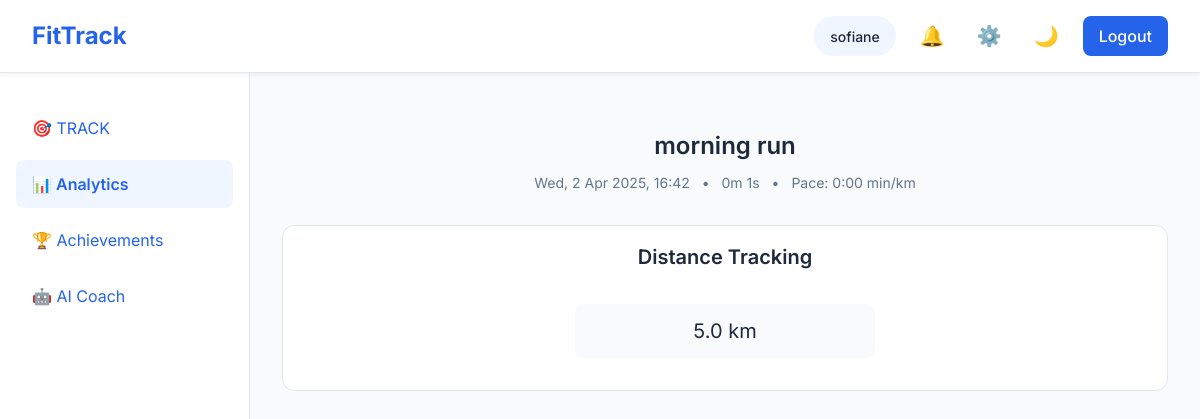
The app's page /home/session/134/ (signed in) with its own data.
### home/models.py (models this page shows, shortened)
class CustomUser(AbstractUser):
    birth_date = models.DateField(null=True, blank=True)
    GENDER_CHOICES = (
        ('M', 'Male'),
        ('F', 'Female'),
        ('O', 'Other'),
    )
    gender = models.CharField(max_length=1, choices=GENDER_CHOICES, blank=True)
    weight = models.FloatField(null=True, blank=True, help_text="Weight in kilograms")
    height = models.FloatField(null=True, blank=True, help_text="Height in centimeters")
    xp = models.IntegerField(default=0)  # Total XP earned
    level = models.IntegerField(default=1)  # Current level
    FITNESS_LEVEL_CHOICES = (
        ('B', 'Beginner'),
        ('I', 'Intermediate'),
        ('A', 'Advanced'),
    )
    fitness_level = models.CharField(
        max_length=1,
        choices=FITNESS_LEVEL_CHOICES,
        default='B',
        blank=True,
    )

class WorkoutSession(models.Model):
    user = models.ForeignKey(CustomUser, on_delete=models.CASCADE, related_name='sessions')
    template = models.ForeignKey(WorkoutTemplate, on_delete=models.CASCADE, related_name='sessions')
    activity_type = models.CharField(max_length=1, choices=WorkoutTemplate.ACTIVITY_TYPES)
    distance = models.FloatField(null=True, blank=True, help_text="Distance in kilometers")  # For running
    duration_seconds = models.IntegerField(null=True, blank=True, help_text="Duration in seconds")  # For both running and gym
    completed_at = models.DateTimeField(default=timezone.now)
    def get_duration_display(self):
        if self.duration_seconds is None:
            return "N/A"
        minutes = self.duration_seconds // 60
        seconds = self.duration_seconds % 60
        hours = int(minutes // 60)
        remaining_minutes = int(minutes % 60)
        if hours > 0:
            return f"{hours}h {remaining_minutes}m {seconds}s"
        return f"{remaining_minutes}m {seconds}s"
    def get_pace(self):
        if self.activity_type != 'R' or not self.distance or not self.duration_seconds or self.distance == 0:
            return None
        pace_minutes = (self.duration_seconds / 60) / self.distance  # min/km
        minutes = int(pace_minutes)
        seconds = int((pace_minutes - minutes) * 60)
        return f"{minutes}:{seconds:02d}"

class WorkoutTemplate(models.Model):
    user = models.ForeignKey(CustomUser, on_delete=models.CASCADE, related_name='templates')
    name = models.CharField(max_length=100)  # e.g., "Morning run"
    ACTIVITY_TYPES = (
        ('R', 'Running'),
        ('G', 'Gym Session'),
    )
    activity_type = models.CharField(max_length=1, choices=ACTIVITY_TYPES)
    created_at = models.DateTimeField(auto_now_add=True)
    distance = models.FloatField(null=True, blank=True, help_text="Distance in kilometers")
    pace = models.CharField(max_length=5, null=True, blank=True, help_text="Pace in min/km, e.g., 5:30")

### home/views.py (the view)
# urls.py: path('session/<int:session_id>/', views.session_detail, name='session_detail'),
@login_required
def session_detail(request, session_id):
    session = get_object_or_404(WorkoutSession, id=session_id, user=request.user)
    context = {
        'session': session,
        'active_page': 'analytics',  # sidebar highlighting
    }
    return render(request, 'home/session_detail.html', context)

### home/templates/home/session_detail.html (shortened to what this page needs)
{% extends "home/layout.html" %}
{% load static %}
{% block content %}
<main class="main-content workout-session">
  <div class="workout-session-header">
    <h1>{{ session.template.name }}</h1>
    <div class="workout-meta">
      <span>{{ session.completed_at|date:"D, j M Y, H:i" }}</span>
      <span class="separator">•</span>
      <span>{{ session.get_duration_display }}</span>
      {% if session.activity_type == 'R' and session.get_pace %}
      <span class="separator">•</span>
      <span>Pace: {{ session.get_pace }} min/km</span>
      {% endif %}
    </div>
  </div>
  <div class="exercise-list" id="sessionExercises">
    {% if session.activity_type == 'R' %}
    <div class="exercise-card">
      <h2>Distance Tracking</h2>
      <div class="run-tracking">
        <div class="distance-display">{{ session.distance|default:"0" }} km</div>
      </div>
    </div>
    {% endif %}
  </div>
</main>
{% endblock %}

### home/templates/home/layout.html (shortened to what this page needs)
{% load static %}
<!DOCTYPE html>
<html lang="en">
<head>
  <link rel="stylesheet" href="{% static 'home/style.css' %}">
</head>
<body>
<div class="app-container">
  <header>
    <div class="logo">FitTrack</div>
    <div class="header-actions">
      <div class="user-profile">
        <span class="user-greeting">{{ request.user.username }}</span>
      </div>
      <button class="icon-button">🔔</button>
      <button class="icon-button">⚙️</button>
      <button class="theme-toggle-btn" aria-label="Toggle dark mode">🌙</button>
      <a href="{% url 'logout' %}" class="login-button-header">Logout</a>
    </div>
  </header>
  <div class="content">
    <nav class="sidebar">
      <ul>
        <a href="{% url 'track' %}"><li {% if active_page == 'track' %}class="active"{% endif %}><span>🎯 TRACK</span></li></a>
        <a href="{% url 'analytics' %}"><li {% if active_page == 'analytics' %}class="active"{% endif %}><span>📊 Analytics</span></li></a>
        <a href="{% url 'achievements' %}"><li {% if active_page == 'achievements' %}class="active"{% endif %}><span>🏆 Achievements</span></li></a>
        <a href="{%url 'aicoach' %}"><li {% if active_page == 'aicoach' %}class="active"{% endif %}><span>🤖 AI Coach</span></li></a>
      </ul>
    </nav>
    {% block content %}
    {% endblock %}
  </div>
</div>
</body>
</html>

### home/static/home/style.css (style rules this page uses)
:root { --primary-color: #2563eb; --background-color: #f8fafc; --sidebar-color: #ffffff; --text-primary: #1e293b; --text-secondary: #64748b; --border-color: #e2e8f0; --hover-color: #eff6ff; }
a { color: var(--primary-color); text-decoration: none; }
* { margin: 0; padding: 0; box-sizing: border-box; }
body { font-family: 'Inter', sans-serif; background-color: var(--background-color); color: var(--text-primary); line-height: 1.5; }
.app-container { min-height: 100vh; display: flex; flex-direction: column; }
header { background-color: var(--sidebar-color); padding: 1rem 2rem; display: flex; justify-content: space-between; align-items: center; border-bottom: 1px solid var(--border-color); position: fixed; top: 0; left: 0; right: 0; z-index: 100; box-shadow: 0 2px 4px rgba(0, 0, 0, 0.05); }
.logo { font-size: 1.5rem; font-weight: 700; color: var(--primary-color); }
.header-actions { display: flex; gap: 1rem; }
.user-profile { display: flex; align-items: center; padding: 0.25rem; padding-left: 1rem; border-radius: 2rem; background-color: var(--hover-color); }
.user-greeting { color: var(--text-primary); font-weight: 500; padding-right: 0.75rem; font-size: 0.875rem; }
.icon-button { background: none; border: none; font-size: 1.25rem; cursor: pointer; padding: 0.5rem; border-radius: 50%; transition: background-color 0.2s; }
.login-button-header { background-color: var(--primary-color); color: white; padding: 0.5rem 1rem; border-radius: 0.5rem; font-weight: 500; text-decoration: none; transition: transform 0.2s; }
.content { display: flex; margin-top: 72px; flex: 1; }
.sidebar { width: 250px; position: fixed; top: 72px; bottom: 0; background-color: var(--sidebar-color); padding: 2rem 1rem; border-right: 1px solid var(--border-color); overflow-y: auto; }
.sidebar ul { list-style: none; }
.sidebar li { padding: 0.75rem 1rem; margin-bottom: 0.5rem; border-radius: 0.5rem; cursor: pointer; transition: background-color 0.2s; }
.sidebar li.active { background-color: var(--hover-color); color: var(--primary-color); font-weight: 600; }
.main-content { margin-left: 250px; flex: 1; padding: 2rem; }
.workout-session-header { text-align: center; margin-bottom: 2rem; }
.workout-session-header h1 { font-size: 1.5rem; font-weight: 600; color: var(--text-primary); margin-bottom: 0.5rem; }
.workout-meta { color: var(--text-secondary); font-size: 0.875rem; }
.workout-meta .separator { margin: 0 0.5rem; }
.exercise-card { background: var(--sidebar-color); border-radius: 0.75rem; border: 1px solid var(--border-color); margin-bottom: 1.5rem; padding: 1rem; }
.exercise-card h2 { font-size: 1.25rem; font-weight: 600; color: var(--text-primary); margin-bottom: 1rem; text-align: center; }
.run-tracking { padding: 1rem; text-align: center; }
.distance-display { padding: 0.75rem; font-size: 1.25rem; color: var(--text-primary); background: var(--background-color); border-radius: 0.5rem; width: 100%; max-width: 300px; margin: 0 auto; text-align: center; }
* { transition: background-color 0.3s ease, color 0.3s ease, border-color 0.3s ease; }
.theme-toggle-btn { background: none; border: none; font-size: 1.25rem; cursor: pointer; padding: 0.5rem; border-radius: 50%; color: var(--text-primary); transition: background-color 0.2s, transform 0.2s; }

### records on screen
CustomUser: user.username "sofiane"
WorkoutSession: template.name "morning run", completed_at "Wed, 2 Apr 2025, 16:42", duration "0m 1s", get_pace "0:00", distance "5.0"
